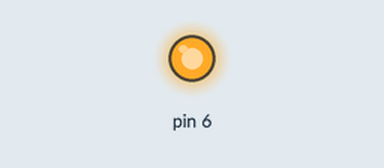
Bench run of a sketch on a simulated Arduino Uno, built with avr-gcc and run on an emulated ATmega328P. On the bench: output pins drawn as LEDs (lit = HIGH).

Above: at 0.7 s.
At 5.2 s:
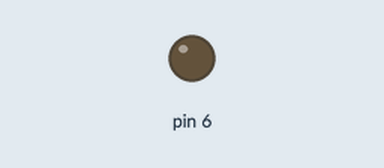
Timing chart, 0 to 6.9 s (numbered marks = the images above):
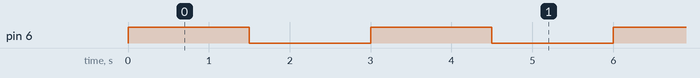

Measured:
- by itself, pin 6: alternates HIGH for 1.5 s and LOW for 1.5 s

The sketch:

led.ino
```cpp
void setup()
{
pinMode(6,OUTPUT);

}

void loop()
{

digitalWrite(6,HIGH);
delay(1500);
digitalWrite(6,LOW);
delay(1500);

}
```
